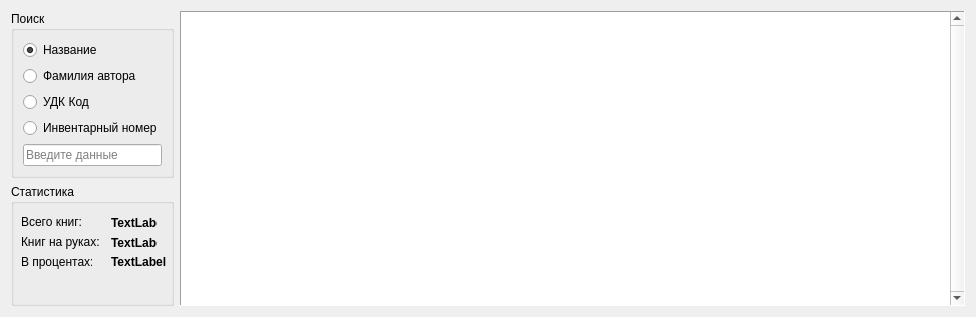
<?xml version="1.0" encoding="UTF-8"?>
<ui version="4.0">
 <class>SearchBookWidget</class>
 <widget class="QWidget" name="SearchBookWidget">
  <property name="geometry">
   <rect>
    <x>0</x>
    <y>0</y>
    <width>976</width>
    <height>317</height>
   </rect>
  </property>
  <property name="minimumSize">
   <size>
    <width>976</width>
    <height>0</height>
   </size>
  </property>
  <property name="windowTitle">
   <string>Form</string>
  </property>
  <layout class="QGridLayout" name="gridLayout">
   <item row="0" column="0">
    <layout class="QVBoxLayout" name="verticalLayout_2">
     <item>
      <widget class="QGroupBox" name="searchGroupGroup">
       <property name="title">
        <string>Поиск</string>
       </property>
       <layout class="QGridLayout" name="gridLayout_2">
        <item row="2" column="0">
         <widget class="QRadioButton" name="radioUDKCode">
          <property name="sizePolicy">
           <sizepolicy hsizetype="Fixed" vsizetype="Fixed">
            <horstretch>0</horstretch>
            <verstretch>0</verstretch>
           </sizepolicy>
          </property>
          <property name="text">
           <string>УДК Код</string>
          </property>
          <property name="checked">
           <bool>false</bool>
          </property>
          <attribute name="buttonGroup">
           <string notr="true">groupBox</string>
          </attribute>
         </widget>
        </item>
        <item row="0" column="0">
         <widget class="QRadioButton" name="radioBookName">
          <property name="text">
           <string>Название</string>
          </property>
          <property name="checked">
           <bool>true</bool>
          </property>
          <attribute name="buttonGroup">
           <string notr="true">groupBox</string>
          </attribute>
         </widget>
        </item>
        <item row="1" column="0">
         <widget class="QRadioButton" name="radioAuthorSurname">
          <property name="text">
           <string>Фамилия автора</string>
          </property>
          <attribute name="buttonGroup">
           <string notr="true">groupBox</string>
          </attribute>
         </widget>
        </item>
        <item row="5" column="0" rowspan="2">
         <widget class="QLineEdit" name="search">
          <property name="sizePolicy">
           <sizepolicy hsizetype="Maximum" vsizetype="Fixed">
            <horstretch>0</horstretch>
            <verstretch>0</verstretch>
           </sizepolicy>
          </property>
          <property name="maximumSize">
           <size>
            <width>200</width>
            <height>16777215</height>
           </size>
          </property>
          <property name="placeholderText">
           <string>Введите данные</string>
          </property>
          <property name="clearButtonEnabled">
           <bool>true</bool>
          </property>
         </widget>
        </item>
        <item row="4" column="0">
         <widget class="QRadioButton" name="radioBookId">
          <property name="sizePolicy">
           <sizepolicy hsizetype="Fixed" vsizetype="Fixed">
            <horstretch>0</horstretch>
            <verstretch>0</verstretch>
           </sizepolicy>
          </property>
          <property name="text">
           <string>Инвентарный номер</string>
          </property>
          <property name="checked">
           <bool>false</bool>
          </property>
          <attribute name="buttonGroup">
           <string notr="true">groupBox</string>
          </attribute>
         </widget>
        </item>
       </layout>
      </widget>
     </item>
     <item>

      <widget class="QGroupBox" name="groupBox_2">
       <property name="baseSize">

        <size>
         <width>0</width>
         <height>50</height>
        </size>
       </property>
       <property name="title">
        <string>Статистика</string>
       </property>
       <widget class="QLabel" name="label">
        <property name="geometry">
         <rect>
          <x>10</x>
          <y>30</y>
          <width>61</width>
          <height>16</height>
         </rect>
        </property>
        <property name="text">
         <string>Всего книг:</string>
        </property>
       </widget>
       <widget class="QLabel" name="label_2">
        <property name="geometry">
         <rect>
          <x>10</x>
          <y>50</y>
          <width>81</width>
          <height>16</height>
         </rect>
        </property>
        <property name="text">
         <string>Книг на руках:</string>
        </property>
       </widget>
       <widget class="QLabel" name="label_3">
        <property name="geometry">
         <rect>
          <x>10</x>
          <y>70</y>
          <width>71</width>
          <height>16</height>
         </rect>
        </property>
        <property name="text">
         <string>В процентах:</string>
        </property>
       </widget>
       <widget class="QLabel" name="labelBookAmount">
        <property name="geometry">
         <rect>
          <x>100</x>
          <y>32</y>
          <width>46</width>
          <height>13</height>
         </rect>
        </property>
        <property name="font">
         <font>
          <weight>75</weight>
          <bold>true</bold>
         </font>
        </property>
        <property name="text">
         <string>TextLabel</string>
        </property>
       </widget>
       <widget class="QLabel" name="labelOnHandBook">
        <property name="geometry">
         <rect>
          <x>100</x>
          <y>52</y>
          <width>46</width>
          <height>13</height>
         </rect>
        </property>
        <property name="font">
         <font>
          <weight>75</weight>
          <bold>true</bold>
         </font>
        </property>
        <property name="text">
         <string>TextLabel</string>
        </property>
       </widget>
       <widget class="QLabel" name="labelPercentage">
        <property name="geometry">
         <rect>
          <x>100</x>
          <y>68</y>
          <width>71</width>
          <height>20</height>
         </rect>
        </property>
        <property name="font">
         <font>
          <weight>75</weight>
          <bold>true</bold>
         </font>
        </property>
        <property name="text">
         <string>TextLabel</string>
        </property>
       </widget>
      </widget>
     </item>
    </layout>
   </item>
   <item row="0" column="1">
    <widget class="QTableView" name="tableView">
     <property name="contextMenuPolicy">
      <enum>Qt::CustomContextMenu</enum>
     </property>
     <property name="frameShape">
      <enum>QFrame::Panel</enum>
     </property>
     <property name="frameShadow">
      <enum>QFrame::Sunken</enum>
     </property>
     <property name="verticalScrollBarPolicy">
      <enum>Qt::ScrollBarAlwaysOn</enum>
     </property>
     <property name="horizontalScrollBarPolicy">
      <enum>Qt::ScrollBarAsNeeded</enum>
     </property>
     <property name="sizeAdjustPolicy">
      <enum>QAbstractScrollArea::AdjustIgnored</enum>
     </property>
     <property name="editTriggers">
      <set>QAbstractItemView::AllEditTriggers</set>
     </property>
     <property name="alternatingRowColors">
      <bool>true</bool>
     </property>
     <property name="selectionMode">
      <enum>QAbstractItemView::SingleSelection</enum>
     </property>
     <property name="selectionBehavior">
      <enum>QAbstractItemView::SelectRows</enum>
     </property>
     <property name="textElideMode">
      <enum>Qt::ElideLeft</enum>
     </property>
     <property name="verticalScrollMode">
      <enum>QAbstractItemView::ScrollPerItem</enum>
     </property>
     <property name="showGrid">
      <bool>true</bool>
     </property>
     <property name="gridStyle">
      <enum>Qt::SolidLine</enum>
     </property>
     <attribute name="horizontalHeaderCascadingSectionResizes">
      <bool>true</bool>
     </attribute>
     <attribute name="horizontalHeaderHighlightSections">
      <bool>false</bool>
     </attribute>
     <attribute name="verticalHeaderVisible">
      <bool>false</bool>
     </attribute>
    </widget>
   </item>
  </layout>
  <action name="editRowAction">
   <property name="enabled">
    <bool>false</bool>
   </property>
   <property name="icon">
    <iconset resource="resources.qrc">
     <normaloff>:/images/editAccount.png</normaloff>:/images/editAccount.png</iconset>
   </property>
   <property name="text">
    <string>&amp;Редактирвать карту книги</string>
   </property>
   <property name="toolTip">
    <string>Открыть окно редактирования карточки</string>
   </property>
   <property name="statusTip">
    <string/>
   </property>
   <property name="shortcutContext">
    <enum>Qt::WindowShortcut</enum>
   </property>
  </action>
  <action name="actionOrderRowAction">
   <property name="text">
    <string>&amp;Оформление книги</string>
   </property>
   <property name="toolTip">
    <string>Оформить книгу на читателя</string>
   </property>
  </action>
 </widget>
 <resources>
  <include location="resources.qrc"/>
 </resources>
 <connections/>
 <buttongroups>
  <buttongroup name="groupBox"/>
 </buttongroups>
</ui>
